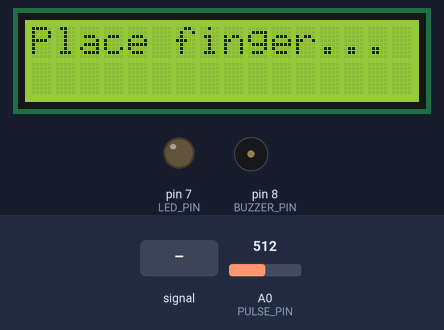
A sketch run on a simulated Arduino Uno, built with avr-gcc and run on an emulated ATmega328P. On the bench: 16×2 character LCD, output pins drawn as LEDs (lit = HIGH), buzzer (waves = sounding, pin HIGH). Dashed ring = blinking. Inputs (shaded band) come from the test bench; at power-on: A0 (PULSE_PIN) = 512. What the sketch prints to the serial monitor is not drawn.

Above: at 1.2 s.
1.3 s: A0 (PULSE_PIN) fed a 200 Hz sine of ±81 counts around its level
At 2.28 s:
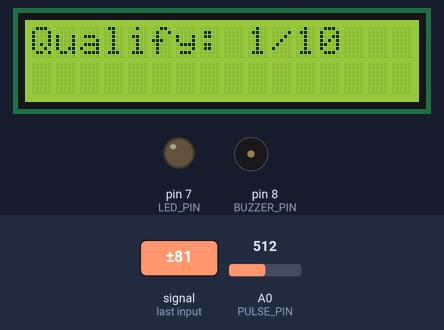
4.0 s: A0 (PULSE_PIN) fed a 2 Hz sine of ±306 counts around its level
At 4.3 s:
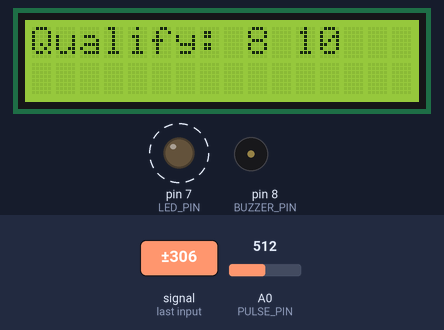
7.0 s: A0 (PULSE_PIN) set to 529
At 7.6 s:
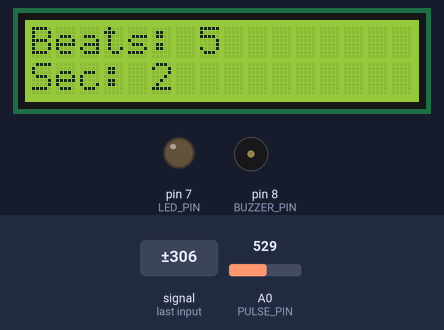
Timing chart, 0 to 10.0 s (numbered marks = the images above; inputs shaded):
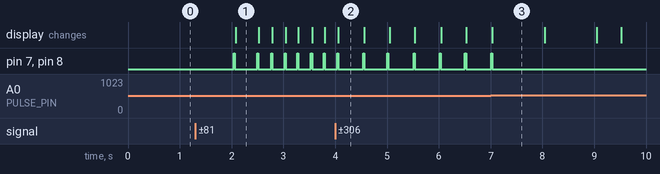

Measured:
- the behaviour switches between 512 and 513 on A0 (PULSE_PIN) (found by bisection; images 2 and 3)
- after the input at 1.3 s, pin 7 (LED_PIN), pin 8 (BUZZER_PIN): goes HIGH 0.02 s, LOW 0.44 s, 5 × (HIGH 0.02 s, LOW 0.24 s), HIGH 0.02 s, then LOW, starting after 0.74 s; the display: changes after 0.78 s (image 1)
- after the input at 4.0 s, pin 7 (LED_PIN), pin 8 (BUZZER_PIN): alternates HIGH for 0.02 s and LOW for 0.48 s, starting after 0.54 s
- after the input at 7.0 s, pin 7 (LED_PIN), pin 8 (BUZZER_PIN): goes on until 7.0 s, then stays LOW
- what the display in image 1 shows lasts 0.4 s, from 2.1 s to 2.5 s
- what the display in image 3 shows lasts 1.0 s, from 7.0 s to 8.0 s

The sketch:

HEART_BET_PULSE_REASER.ino
```cpp
#include <Wire.h>
#include <LiquidCrystal_I2C.h>

LiquidCrystal_I2C lcd(0x27, 16, 2);

const int PULSE_PIN  = A0;
const int BUZZER_PIN = 8;
const int LED_PIN    = 7;

/* ---------- heartbeat variables ---------- */
volatile int  BPM;
volatile int  Signal;
volatile int  IBI = 600;
volatile bool Pulse = false;
volatile bool QS    = false;
volatile bool lostPulse = false;

volatile int  rate[10];
volatile unsigned long sampleCounter = 0, lastBeatTime = 0;
volatile int  P = 512, T = 512, thresh = 525, amp = 100;
volatile bool firstBeat = true, secondBeat = false;

/* ---------- state machine ---------- */
enum CounterState { WAITING, QUALIFYING, MONITORING, SHOW_RESULT };
CounterState state = WAITING;

int  consecutiveBeats = 0;
int  beatsInMinute    = 0;
unsigned long windowStart   = 0;
unsigned long lastSecondRef = 0;
unsigned long resultShownAt = 0;

/* ---------- helpers ---------- */
void printPadded(int value, int width) {
  lcd.print(value);
  int len = (value == 0) ? 1 : (int)log10(value) + 1;
  for (int i = len; i < width; i++) lcd.print(' ');
}

void setup() {
  Serial.begin(115200);
  lcd.init();
  lcd.backlight();
  lcd.clear();
  lcd.setCursor(0, 0);
  lcd.print("Place finger...");
  Serial.println(F("State: WAITING – place finger on sensor"));

  pinMode(LED_PIN, OUTPUT);
  pinMode(BUZZER_PIN, OUTPUT);

  interruptSetup();
}

void loop() {

  /* ----- lost pulse reset ----- */
  if (lostPulse) {
    lostPulse = false;
    state = WAITING;
    consecutiveBeats = beatsInMinute = 0;
    lcd.clear();
    lcd.setCursor(0,0);
    lcd.print("Place finger...");
    Serial.println(F("Pulse lost → RESET. State: WAITING"));
  }

  /* ----- beat detected ----- */
  if (QS) {
    QS = false;

    /* visual + audible flash */
    digitalWrite(LED_PIN, HIGH);
    digitalWrite(BUZZER_PIN, HIGH);
    delay(20);
    digitalWrite(LED_PIN, LOW);
    digitalWrite(BUZZER_PIN, LOW);

    switch (state) {

      case WAITING:
        state = QUALIFYING;
        consecutiveBeats = 1;
        lcd.clear();
        lcd.print("Qualify: 1/10");
        Serial.println(F("State: QUALIFYING – beat 1/10"));
        break;

      case QUALIFYING:
        consecutiveBeats++;
        lcd.setCursor(9,0);
        printPadded(consecutiveBeats, 2);
        Serial.print(F("QUALIFYING – beat "));
        Serial.print(consecutiveBeats);
        Serial.println(F("/10"));
        if (consecutiveBeats >= 10) {
          state = MONITORING;
          beatsInMinute = 1;
          windowStart   = millis();
          lastSecondRef = millis();
          lcd.clear();
          lcd.print("Beats: 1   ");
          lcd.setCursor(0,1);
          lcd.print("Sec: 0   ");
          Serial.println(F("State: MONITORING – counting for 60 s"));
        }
        break;

      case MONITORING:
        beatsInMinute++;
        lcd.setCursor(7,0);
        printPadded(beatsInMinute, 3);
        Serial.print(F("MONITORING – beat "));
        Serial.print(beatsInMinute);
        Serial.print(F(", time "));
        Serial.print((millis() - windowStart)/1000);
        Serial.println(F(" s"));
        break;

      default:
        break;
    }
  }

  /* ----- 1 Hz second counter on LCD + serial ----- */
  if (state == MONITORING && millis() - lastSecondRef >= 1000UL) {
    lastSecondRef += 1000UL;
    int secPassed = (millis() - windowStart) / 1000;
    lcd.setCursor(5,1);
    printPadded(secPassed, 2);

    Serial.print(F("Elapsed: "));
    Serial.print(secPassed);
    Serial.println(F(" s"));
  }

  /* ----- 60‑second window finished ----- */
  if (state == MONITORING && millis() - windowStart >= 60000UL) {
    state = SHOW_RESULT;
    resultShownAt = millis();
    lcd.clear();
    lcd.print("Beats/min:");
    lcd.setCursor(0,1);
    lcd.print(beatsInMinute);

    Serial.print(F("RESULT – Beats in one minute: "));
    Serial.println(beatsInMinute);
  }

  /* ----- result shown for 5 s, then reset ----- */
  if (state == SHOW_RESULT && millis() - resultShownAt >= 5000UL) {
    state = WAITING;
    consecutiveBeats = beatsInMinute = 0;
    lcd.clear();
    lcd.setCursor(0,0);
    lcd.print("Place finger...");
    Serial.println(F("State: WAITING – ready for next reading"));
  }

  delay(20);
}

/* ---------- Timer2 interrupt every 2 ms ---------- */
ISR(TIMER2_COMPA_vect) {
  cli();
  Signal = analogRead(PULSE_PIN);
  sampleCounter += 2;
  int N = sampleCounter - lastBeatTime;

  if (Signal < thresh && N > (IBI / 5) * 3) { if (Signal < T) T = Signal; }
  if (Signal > thresh && Signal > P) { P = Signal; }

  if (N > 250) {
    if ((Signal > thresh) && !Pulse && (N > (IBI / 5) * 3)) {
      Pulse = true;
      IBI = sampleCounter - lastBeatTime;
      lastBeatTime = sampleCounter;

      if (secondBeat) {
        secondBeat = false;
        for (int i=0; i<10; i++) rate[i] = IBI;
      }
      if (firstBeat) {
        firstBeat  = false;
        secondBeat = true;
        sei();
        return;
      }

      long runTot = 0;
      for (int i=0; i<9; i++) { rate[i] = rate[i+1]; runTot += rate[i]; }
      rate[9]  = IBI;  runTot += rate[9];
      BPM = 60000 / (runTot / 10);
      QS  = true;
    }
  }

  if (Signal < thresh && Pulse) {
    Pulse = false;
    amp   = P - T;
    thresh = amp/2 + T;
    P = thresh;  T = thresh;
  }

  if (N > 2500) {
    thresh = P = T = 512;
    lastBeatTime = sampleCounter;
    firstBeat = true;  secondBeat = false;
    lostPulse = true;
  }
  sei();
}

/* ---------- Timer2 config for 2 ms period ---------- */
void interruptSetup() {
  TCCR2A = 0x02;            // CTC
  TCCR2B = 0x06;            // prescaler 256
  OCR2A  = 0x7C;            // 124 → 2 ms at 16 MHz
  TIMSK2 = 0x02;            // enable compare‑A interrupt
  sei();
}
```
